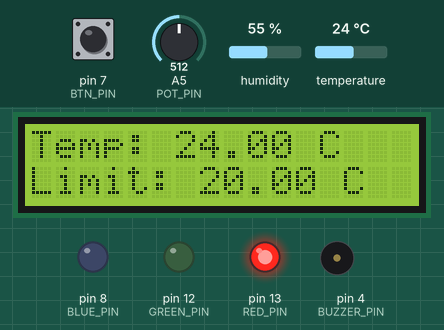
Simulated run of this sketch. Board: Arduino Uno, built with avr-gcc and run on an emulated ATmega328P. On the bench: 16×2 character LCD, output pins drawn as LEDs (lit = HIGH), buzzer (waves = sounding, pin HIGH). Inputs (shaded band) come from the test bench; at power-on: pin 7 (BTN_PIN) HIGH, temperature 24 °C, A5 (POT_PIN) = 512, humidity 55 %. What the sketch prints to the serial monitor is not drawn.

Above: at 1.2 s.
1.3 s: pin 7 (BTN_PIN) pulled LOW for 1 s
At 2.2 s:
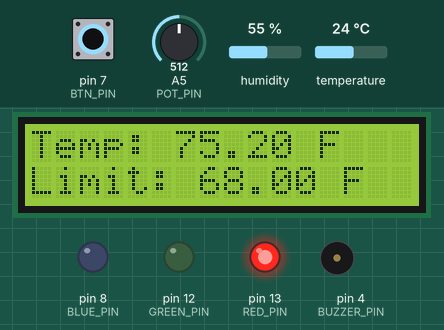
4.0 s: temperature set to 20.6 °C
At 4.3 s:
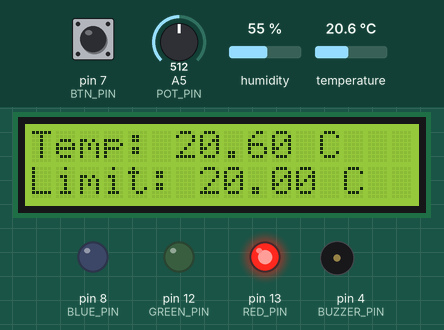
5.5 s: temperature set to 19.6 °C
At 9.2 s:
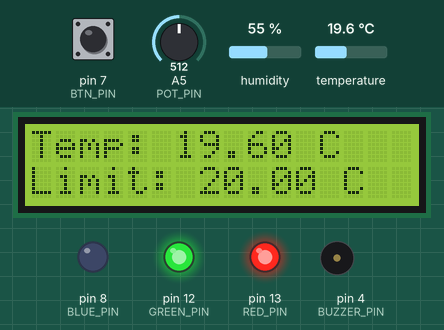
9.6 s: A5 (POT_PIN) set to 542
At 10.8 s:
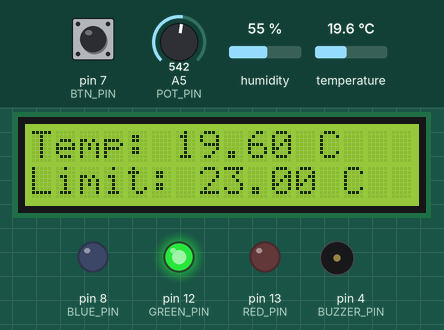
11.6 s: A5 (POT_PIN) set to 511
At 13.3 s:
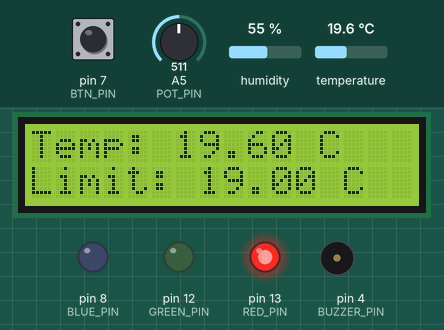
13.6 s: pin 7 (BTN_PIN) pulled LOW for 1 s
At 14.8 s:
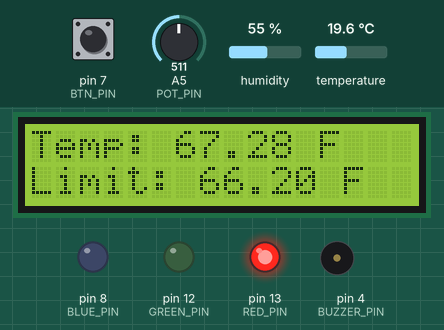
Timing chart, 0 to 16.6 s (numbered marks = the images above; inputs shaded):
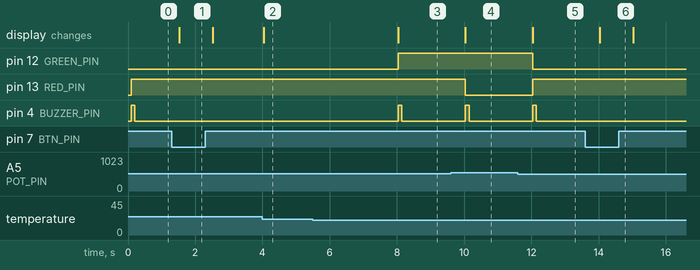

The sketch:

Task-3.ino
```cpp
/**
* Read temperature, use potentiometer to set max temperature limit.
* Set LED to correct lighting mode based on different states.
* Display current temperature and limit on LCD.
* Use button to change the temperature shown from Celsius to Fahrenheit,
* Apply software button debounce.
*/

#include <DHT.h>
#include <LiquidCrystal_I2C.h>

const int POT_PIN = A5;
const int DHT_PIN = 2;
const int RED_PIN = 13;
const int GREEN_PIN = 12;
const int BLUE_PIN = 8;
const int I2C_ADDR = 0x27;
const int BUZZER_PIN = 4;
const unsigned long BUZZER_DURATION = 100;
const int BTN_PIN = 7;

bool firstRun = true;
LiquidCrystal_I2C lcd(I2C_ADDR, 16, 2);
DHT dht(DHT_PIN, DHT22);
int potValue = 0;
int limitTemp = 0;
float tempC = 0.0f;
float tempF = 0.0f;
float humid = 0.0f;
unsigned long buzzerStartTime = 0;
bool buzzerActive = false;
bool showTempInC = true;

enum class State {
  safe,
  warn,
  alarm
};
State currentState = State::safe;
State prevState = currentState;

void readPotMeter() {
  potValue = analogRead(POT_PIN);
  limitTemp = map(potValue, 0, 1023, -40, 80);
}

void readTemp() {
  tempC = dht.readTemperature();
  tempF = dht.readTemperature(true);
  humid = dht.readHumidity();

  Serial.print("Limit is: ");
  Serial.print(limitTemp);
  Serial.print(" Current Temp is: ");
  Serial.println(tempC);

  // Check if readings failed
  if (isnan(humid) || isnan(tempC) || isnan(tempF)) {
    Serial.println("Failed to read from DHT22 sensor!");
    return;
  }
}

void refreshLCD() {
  float temp;
  float limit;
  if(showTempInC) {
    temp = tempC;
    limit = limitTemp;
  } else {
    temp = tempF;
    limit = (limitTemp * 1.8) + 32;
  }
  lcd.setCursor(0, 0);
  lcd.print("Temp: ");
  lcd.print(temp);
  lcd.print(showTempInC ? " C" : " F");
  lcd.setCursor(0, 1);
  lcd.print("Limit: ");
  lcd.print(limit);
  lcd.print(showTempInC ? " C" : " F");
}

void blinkLED() {
  if(tempC >= limitTemp) {
    // alarm
    digitalWrite(RED_PIN, HIGH);
    digitalWrite(GREEN_PIN, LOW);
    digitalWrite(BLUE_PIN, LOW);
    currentState = State::alarm;
  }
  else if (tempC >= (limitTemp - 2) && tempC < limitTemp) {
    // warning
    digitalWrite(RED_PIN, HIGH);
    digitalWrite(GREEN_PIN, HIGH);
    digitalWrite(BLUE_PIN, LOW);
    currentState = State::warn;
  }
  else if(tempC < limitTemp - 2) {
    // safe
    digitalWrite(RED_PIN, LOW);
    digitalWrite(GREEN_PIN, HIGH);
    digitalWrite(BLUE_PIN, LOW);
    currentState = State::safe;
  }
}

void buzzer() {
  if (currentState != prevState) {
    digitalWrite(BUZZER_PIN, HIGH);
    buzzerStartTime = millis();
    buzzerActive = true;

    prevState = currentState;
  }

  if (buzzerActive && (millis() - buzzerStartTime >= BUZZER_DURATION)) {
    digitalWrite(BUZZER_PIN, LOW);
    buzzerActive = false;
  }
}

void button() {
  const int value = digitalRead(BTN_PIN);
  if(showTempInC != value) {
    showTempInC = value;
  }
}

struct Task {
  unsigned long prev;
  unsigned long period;
  void (*func)();
};

Task tasks[] = {
  {0, 50, readPotMeter},
  {0, 2000, readTemp},
  {0, 500, refreshLCD},
  {0, 500, blinkLED},
  {0, 50, buzzer},
  {0, 10, button}
};

void setup() {
  Serial.begin(9600);
  dht.begin();
  lcd.init();
  lcd.backlight();
  // pins
  pinMode(RED_PIN, OUTPUT);
  pinMode(GREEN_PIN, OUTPUT);
  pinMode(BLUE_PIN, OUTPUT);
  pinMode(BUZZER_PIN, OUTPUT);
  pinMode(BTN_PIN, INPUT_PULLUP);
}

void loop() {
  unsigned long now = millis();

  if(firstRun) {
    for(auto& task : tasks) {
      task.func();
    }
    firstRun = false;
  }

  for(auto& task : tasks) {
    if(now - task.prev >= task.period) {
      task.prev += task.period;
      task.func();
    }
  }
}
```

Measured:
- the behaviour switches between 20 and 19.9 °C on temperature (found by bisection; images 2 and 3)
- the behaviour switches between 528 and 529 on A5 (POT_PIN) (found by bisection; images 3 and 4)
- after the input at 1.3 s, the display: changes after 0.23 s (image 1)
- after the input at 4.0 s, the display: changes at once (image 2)
- after the input at 5.5 s, pin 12 (GREEN_PIN): LOW → HIGH after 2.5 s; pin 4 (BUZZER_PIN): LOW → HIGH after 2.5 s, → LOW 0.12 s later; the display: changes after 2.5 s (image 3)
- after the input at 9.6 s, pin 13 (RED_PIN): HIGH → LOW after 0.43 s; pin 4 (BUZZER_PIN): LOW → HIGH after 0.43 s, → LOW 0.12 s later; the display: changes after 0.43 s (image 4)
- after the input at 11.6 s, pin 12 (GREEN_PIN): HIGH → LOW after 0.43 s; pin 13 (RED_PIN): LOW → HIGH after 0.43 s; pin 4 (BUZZER_PIN): LOW → HIGH after 0.43 s, → LOW 0.12 s later; the display: changes after 0.43 s (image 5)
- after the input at 13.6 s, the display: changes after 0.43 s (image 6)
